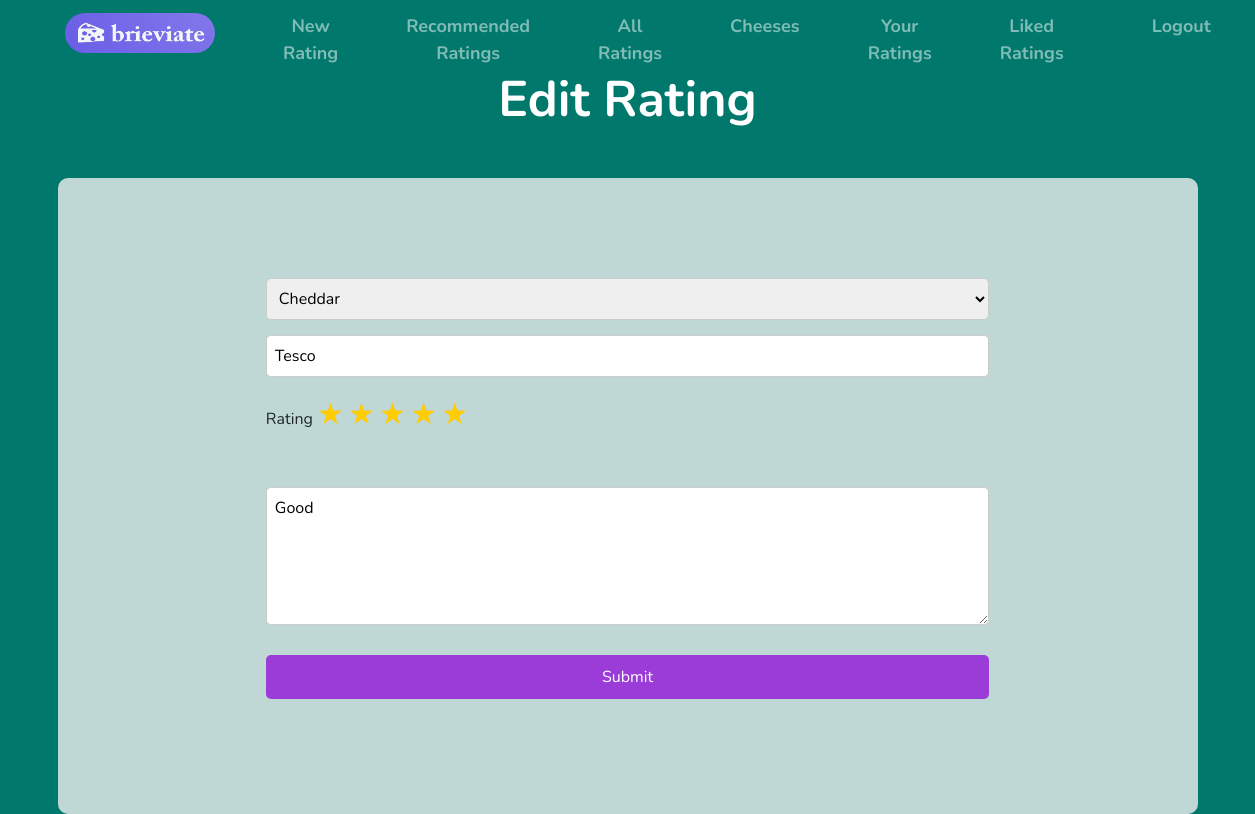
Screenshot of /edit_rating?id=1 (signed in) with the database file from the repository.
### app/models.py (models this page shows, shortened)
class Review(db.Model):
    id = db.Column(db.Integer, primary_key=True)
    cheese_id = db.Column(db.Integer, db.ForeignKey('cheese.id'))
    user_id = db.Column(db.Integer, db.ForeignKey('user.id'))
    date = db.Column(db.DateTime, index=True)
    brand = db.Column(db.String(50))
    review = db.Column(db.String(500))
    rating = db.Column(db.Integer)
    likes = db.Column(db.Integer, default=0)

### app/ratings.py (the view)
@ratings.route('/edit_rating', methods=['GET'])
@login_required
def edit_rating():
    id=request.args.get('id')
    review_to_edit=Review.query.filter_by(id=id).first()
    form=ReviewForm()
    form.cheese.default=Cheese.query.filter_by(id=review_to_edit.cheese_id).first().name
    form.brand.default=review_to_edit.brand
    selected_rating=review_to_edit.rating
    form.review.default=review_to_edit.review
    form.process()
    return render_template('edit_rating.html', form=form, id=id, selected_rating=selected_rating, title='Edit Rating')

### app/forms.py
class ReviewForm(FlaskForm):
    choices=[]
    @staticmethod
    def get_cheeses():
        with app.app_context():
            cheeses = [(cheese.name) for cheese in Cheese.query.all()]
            return cheeses
    cheese = SelectField('Select a Cheese', choices=get_cheeses(), validators=[InputRequired()])
    brand = StringField('Brand', default='', validators=[InputRequired()])
    rating = IntegerField('Rating', default=0)
    review = TextAreaField('Review', default='', validators=[InputRequired()])
    submit = SubmitField('Submit')
    def __init__(self, *args, **kwargs):
        super(ReviewForm, self).__init__(*args, **kwargs)
        self.choices = self.get_cheeses()

### app/__init__.py (called while the page is built)
@login_manager.user_loader
def load_user(user_id):
    return User.query.get(int(user_id))

@app.before_request
def initial_setup():
    filename = app.static_folder + '/cheeses.txt'
    get_cheeses(filename)

### app/get_cheeses.py (called while the page is built)
def get_cheeses(filename):
    with open(filename, 'r') as file:
        cheeses = file.readlines()
        for cheese_name in cheeses:
            cheese_name = cheese_name.strip()
            existing_cheese = Cheese.query.filter_by(name=cheese_name).first()
            if not existing_cheese:
                cheese = Cheese(name=cheese_name)
                db.session.add(cheese)
        db.session.commit()

### app/templates/edit_rating.html (shortened to what this page needs)
{% extends "base.html" %}
{% block content %}
<h1 class="page-title">Edit Rating</h1>
<div class="form-container container mt-5">
    <div class="row justify-content-center">
        <div class="col-md-8">
            <div class="form-group">
                <form class="main-form" action="/edit_rating_handler?id={{ id }}" method="POST" onsubmit="validateReviewForm()" name="edit_rating" autocomplete="off">
                    <div class="form-group main-form">
                        {{ form.cheese(class="form-group select", placeholder=form.cheese.label.text, **{'aria-label':form.cheese.label.text} ) }}
                        {{ form.brand(class="form-group input", placeholder=form.brand.label.text, **{'aria-label':form.brand.label.text} ) }}
                        <div class="rating-stars">
                            {{  form.rating.label }}
                            <span data-value="1">&#9733;</span>
                            <span data-value="2">&#9733;</span>
                            <span data-value="3">&#9733;</span>
                            <span data-value="4">&#9733;</span>
                            <span data-value="5">&#9733;</span>
                        </div>
                        <br><br>
                        {{ form.review (class="form-group textarea", placeholder=form.review.label.text, rows=5, **{'aria-label':form.review.label.text} ) }}
                    </div>
                    {{ form.submit (class="btn btn-success") }}
                </form>
            </div>
        </div>
    </div>
</div>
{% endblock %}

### app/static/formatting.css (style rules this page uses)
.page-title { color: #ffffff; font-size: 50px; text-align: center; font-weight: bold; margin-bottom: 20px; }
.form-container { background-color: rgba(240, 240, 240, 0.8); backdrop-filter: blur(5px); padding: 20px; border-radius: 10px; padding-top: 100px; padding-bottom: 100px; }
.main-form { display: flex; flex-direction: column; }
.form-group { margin-bottom: 15px; }
.form-group input, select, textarea { padding: 8px; border-radius: 5px; border: 1px solid #ccc; }
.form-group input[type="submit"], .go-button, .go-button:hover { padding: 10px; background-color: #9b3cd8; color: white; border: none; cursor: pointer; }
.rating-stars { display: inline-block; }
.rating-stars span { font-size: 30px; cursor: pointer; color: #ccc; }
.rating-stars span:hover, .rating-stars span.active { color: #ffcc00; }
body { background-color: #00786c; font-family: 'Nunito'; font-size: 16px; }

### rows the page displays
Review: cheese "Cheddar", brand "Tesco", review "Good"
